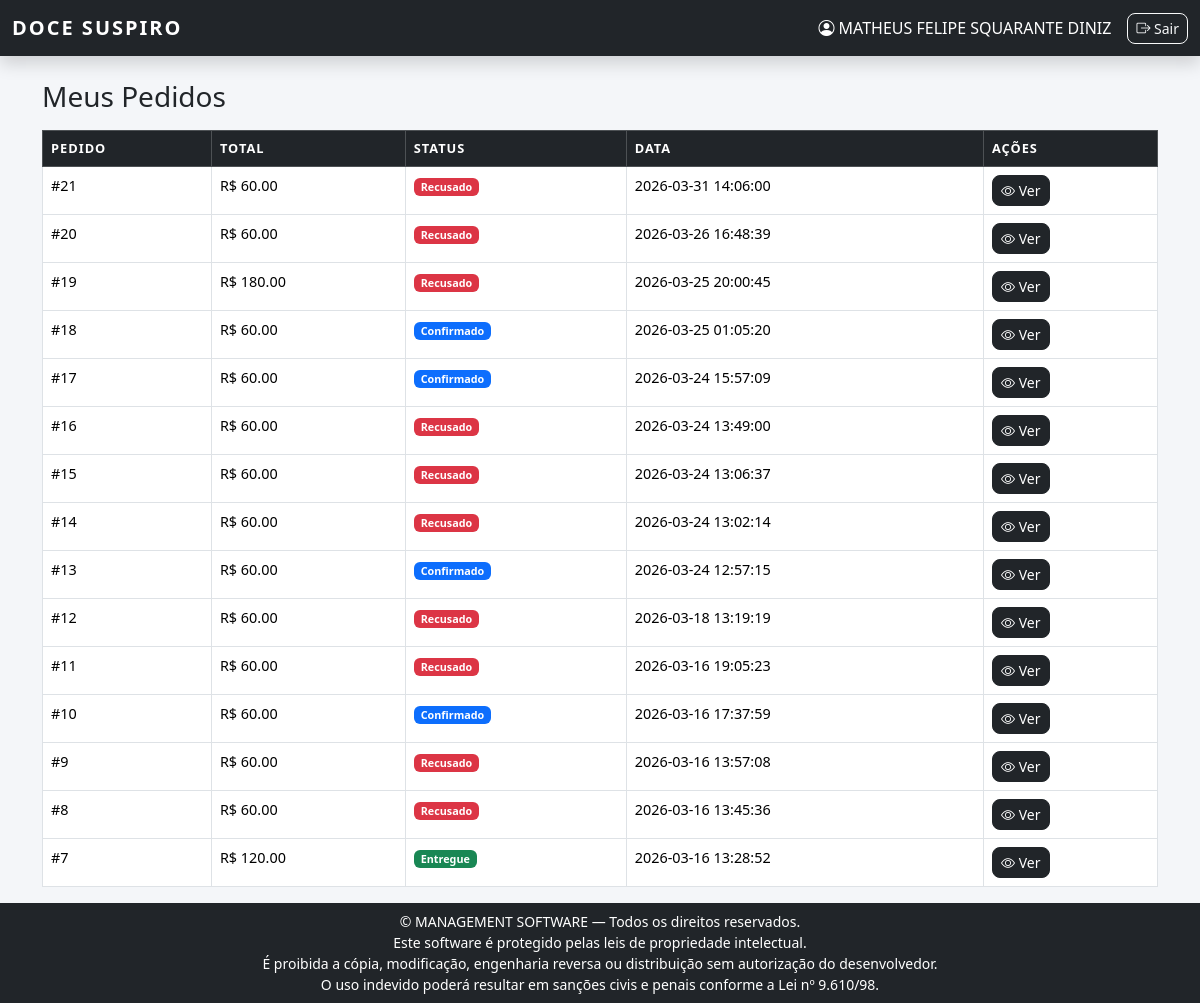
Screenshot of /meus_pedidos (signed in) with the database file from the repository.
### tables this page shows
CREATE TABLE pedidos_online (
        id INTEGER PRIMARY KEY AUTOINCREMENT,
        usuario_id INTEGER,
        nome_cliente TEXT,
        telefone TEXT,
        endereco TEXT,
        tipo_entrega TEXT,
        valor_produtos REAL,
        valor_entrega REAL,
        valor_total REAL,
        observacoes TEXT,
        status TEXT DEFAULT 'NOVO',
        data DATETIME DEFAULT CURRENT_TIMESTAMP
        , data_agendamento DATE, hora_agendamento TEXT);

### app.py (the view)
@app.route("/meus_pedidos")
@login_required
def meus_pedidos():
    conn = conectar()
    pedidos = conn.execute("""
    SELECT *
    FROM pedidos_online
    WHERE usuario_id=?
    ORDER BY id DESC
    """,(session["usuario_id"],)).fetchall()
    pedidos_lista = []
    for p in pedidos:
        itens = conn.execute("""
        SELECT *
        FROM pedido_itens
        WHERE pedido_id=?
        """,(p["id"],)).fetchall()
        pedido = dict(p)
        pedido["itens"] = itens
        pedidos_lista.append(pedido)
    conn.close()
    return render_template(
        "meus_pedidos.html",
        pedidos=pedidos_lista
    )

### auth.py (called while the page is built)
def login_required(f):
    @wraps(f)
    def decorated_function(*args, **kwargs):
        if "usuario" not in session:
            return redirect(url_for("auth.login"))
        return f(*args, **kwargs)
    return decorated_function

### database.py (called while the page is built)
def conectar():
    conn = sqlite3.connect(DATABASE)
    conn.row_factory = sqlite3.Row
    return conn

### templates/meus_pedidos.html (shortened to what this page needs)
{% extends "base.html" %}
{% block content %}
<div class="container mt-4">
<h3 class="mb-3">Meus Pedidos</h3>
<table class="table table-bordered table-hover">
<thead class="table-dark">
<tr>
<th>Pedido</th>
<th>Total</th>
<th>Status</th>
<th>Data</th>
<th>Ações</th>
</tr>
</thead>
<tbody>
{% for p in pedidos %}
<tr>
<td>#{{ p.id }}</td>
<td>
R$ {{ "%.2f"|format(p.valor_total) }}
</td>
<td>
{% if p.status == "NOVO" %}
<span class="badge bg-secondary">Pedido recebido</span>
{% elif p.status == "CONFIRMADO" %}
<span class="badge bg-primary">Confirmado</span>
{% elif p.status == "PRODUCAO" %}
<span class="badge bg-warning text-dark">Em produção</span>
{% elif p.status == "ENTREGA" %}
<span class="badge bg-info">Saiu para entrega</span>
{% elif p.status == "FINALIZADO" %}
<span class="badge bg-success">Entregue</span>
{% elif p.status == "RECUSADO" %}
<span class="badge bg-danger">Recusado</span>
{% endif %}
</td>
<td>
{{ p.data }}
</td>
<td>
<button class="btn btn-sm btn-dark"
data-bs-toggle="modal"
data-bs-target="#pedido{{p.id}}">
<i class="bi bi-eye"></i> Ver
</button>
</td>
</tr>
{% endfor %}
</tbody>
</table>
</div>
{% endblock %}

### static/css/style.css (style rules this page uses)
:root { --primary-color: #1f2937; --secondary-color: #2563eb; --success-color: #16a34a; --danger-color: #dc2626; --warning-color: #f59e0b; --background-color: #f4f6f9; --card-radius: 12px; }
body { background-color: var(--background-color); font-family: 'Segoe UI', Tahoma, Geneva, Verdana, sans-serif; }
.btn { border-radius: 8px; font-weight: 500; }
.table { font-size: 0.9rem; }
.table thead th { text-transform: uppercase; font-size: 0.8rem; letter-spacing: 1px; }

### rows the page displays
pedidos_online: id "21", valor_total "60.00", status "Recusado", data "2026-03-31 14:06:00"
pedidos_online: id "20", valor_total "60.00", status "Recusado", data "2026-03-26 16:48:39"
pedidos_online: id "19", valor_total "180.00", status "Recusado", data "2026-03-25 20:00:45"
pedidos_online: id "18", valor_total "60.00", status "Confirmado", data "2026-03-25 01:05:20"
pedidos_online: id "17", valor_total "60.00", status "Confirmado", data "2026-03-24 15:57:09"
pedidos_online: id "16", valor_total "60.00", status "Recusado", data "2026-03-24 13:49:00"
pedidos_online: id "15", valor_total "60.00", status "Recusado", data "2026-03-24 13:06:37"
pedidos_online: id "14", valor_total "60.00", status "Recusado", data "2026-03-24 13:02:14"
pedidos_online: id "13", valor_total "60.00", status "Confirmado", data "2026-03-24 12:57:15"
pedidos_online: id "12", valor_total "60.00", status "Recusado", data "2026-03-18 13:19:19"
pedidos_online: id "11", valor_total "60.00", status "Recusado", data "2026-03-16 19:05:23"
pedidos_online: id "10", valor_total "60.00", status "Confirmado", data "2026-03-16 17:37:59"
pedidos_online: id "9", valor_total "60.00", status "Recusado", data "2026-03-16 13:57:08"
pedidos_online: id "8", valor_total "60.00", status "Recusado", data "2026-03-16 13:45:36"
pedidos_online: id "7", valor_total "120.00", status "Entregue", data "2026-03-16 13:28:52"

### other values shown
{{ session['usuario'] }} "MATHEUS FELIPE SQUARANTE DINIZ"
